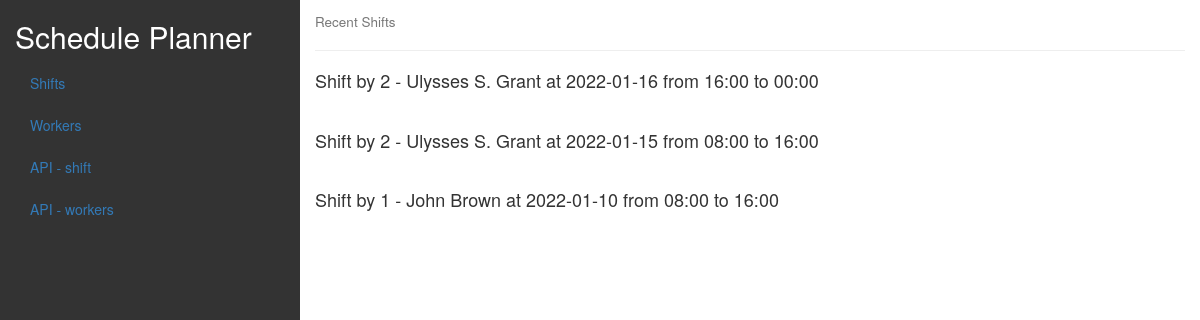
The page / on the database its author committed.
### apimanager/models.py (models this page shows, shortened)
class Shift(models.Model):
    class ShiftTimes(models.TextChoices):
        FIRST = "00:00"
        SECOND = "08:00"
        THIRD = "16:00"
    worker = models.ForeignKey(Worker, on_delete=models.CASCADE)
    shift_date = models.DateField("Shift Date")
    shift_start = models.CharField(max_length=5, choices=ShiftTimes.choices)
    shift_end = models.CharField(
        max_length=5, choices=ShiftTimes.choices, blank=True, null=True
    )
    def __str__(self):
        return f"Shift by {self.worker.id} - {self.worker.name} at {self.shift_date} from {self.shift_start} to {self.shift_end}"

class Worker(models.Model):
    name = models.CharField(max_length=100)

### apimanager/views.py (the view)
# urls.py: path("", dashboard, name="dashboard"),
def dashboard(request):
    shifts = Shift.objects.order_by("-shift_date")
    context = {
        "page_name": "Recent Shifts",
        "items": list(shifts),
        "not_available_message": "No Shifts Available",
    }
    return render(request, "apimanager/index.html", context)

### apimanager/templates/apimanager/index.html (shortened to what this page needs)
<!DOCTYPE html>
<html lang="en">
<head>
  <link rel="stylesheet" href="https://maxcdn.bootstrapcdn.com/bootstrap/3.4.1/css/bootstrap.min.css">
</head>
<body>
<div class="container-fluid">
  <div class="row content">
    <div class="col-sm-3 sidenav">
      <h2 style="color: white">Schedule Planner</h2>
      <ul class="nav nav-pills nav-stacked">
        <li><a href="/">Shifts</a></li>
        <li><a href="/workers">Workers</a></li>
        <li><a href="/api/shifts">API - shift</a></li>
        <li><a href="/api/workers">API - workers</a></li>
      </ul><br>
    </div>
    <div class="col-sm-9">
      <h4><small>{{ page_name }}</small></h4>
      <hr>
      {% if items %}
        {% for item in items %}
          <h4>{{ item }}</h4>
          <br>
        {% endfor %}
      {% else %}
        <h2>{{ not_available_message }}</h2>
      {% endif %}
    </div>
  </div>
</div>
</body>
</html>

### apimanager/templates/apimanager/index.html (style rules this page uses)
.row.content { height: 1500px }
body { background-color: ##e6e6e6; }
.sidenav { background-color: #333; height: 100%; }

### rows shown on the page
Shift: worker+shift_date+shift_start "Shift by 2 - Ulysses S. Grant at 2022-01-16 from 16:00 to 00:00"
Shift: worker+shift_date+shift_start "Shift by 2 - Ulysses S. Grant at 2022-01-15 from 08:00 to 16:00"
Shift: worker+shift_date+shift_start "Shift by 1 - John Brown at 2022-01-10 from 08:00 to 16:00"

### other values the page prints
{{ page_name }} "Recent Shifts"
